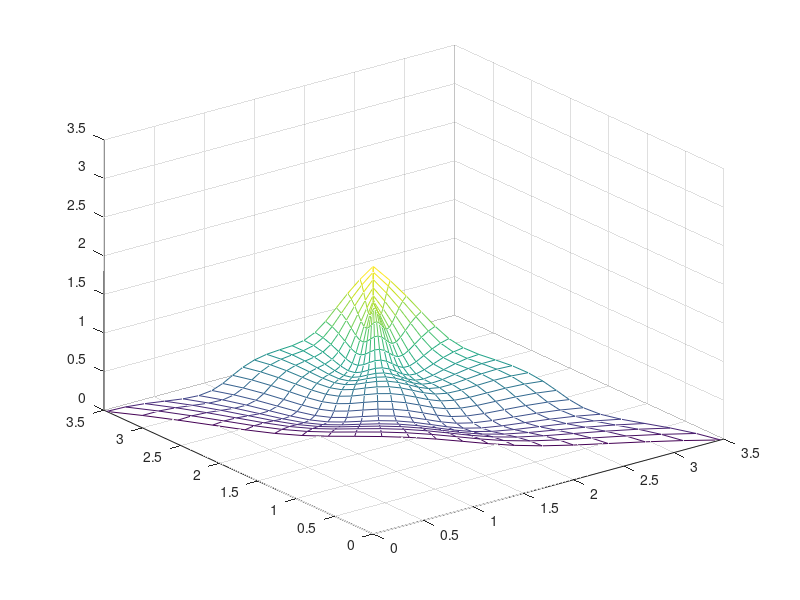

MATLAB code for this plot: (Note: this script raises an error after producing the figure.)
x=[0:0.05:1];
y=[0:0.05:1];
[u,v]=meshgrid(x,y);
A=4;
B=1;
S=-1;
m1 = 5+10.*(u-0.5).^2+ cos(A.*u.^B.*pi)./(A.*2.^S);
m2 = 5+10.*(v-0.5).^2+ cos(A.*v.^B.*pi)./(A.*2.^S);
ma=(m1.*m2)./2;
m = log(ma);
%m=m1
f1=m.*u.*v;
f2=m.*u.*(1-v);
f3=m.*(1-u);
mesh(f1,f2,f3);
alpha(0);
hold on;
data = load('C:\Users\lurso\Desktop\PlatEMO\PlatEMO v1.5 (2017-12)\Problems\XPMOP\trueKnee\PMOP1-3.mat');
A = data.Objs;
f1=A(:,1);
f2=A(:,2);
f3=A(:,3);
plot3(f1,f2,f3,'MarkerSize',12, 'Marker','p','LineStyle','none','LineWidth',1, 'Color',[1 0 0]);
hold on;
% A = load('C:\Users\lurso\Desktop\Angle-dominance\exp\with_linkage\ExpKnee\KDMOEA+\PMOP1-3\1.txt');
% A = load('C:\Users\lurso\Desktop\Angle-dominance\exp\with_linkage\ExpKnee\NSGA2+Dis\PMOP1-3\5.txt');
% A = load('C:\Users\lurso\Desktop\Angle-dominance\exp\with_linkage\ExpKnee\NSGA2+EMU\PMOP1-3\2.txt');
% A = load('C:\Users\lurso\Desktop\Angle-dominance\exp\with_linkage\ExpKnee\NSGA2+WD\PMOP1-3\2.txt');
A = load('C:\Users\lurso\Desktop\Angle-dominance\exp\with_linkage\ExpKnee\RVEA+Dis\PMOP1-3\17.txt');
% A = load('C:\Users\lurso\Desktop\Angle-dominance\exp\with_linkage\ExpKnee\RVEA+EMU\PMOP1-3\8.txt');
% A = load('C:\Users\lurso\Desktop\Angle-dominance\exp\with_linkage\ExpKnee\RVEA+WD\PMOP1-3\4.txt');

f1=A(:,1);
f2=A(:,2);
f3=A(:,3);
plot3(f1,f2,f3,'MarkerSize',8, 'Marker','o','LineStyle','none','LineWidth',1, 'Color',[0 0 1]);
view(130,18);
legend('PoF','Knee point','Solution','Location','northeast');
xlabel('$\it{f_1}$','Interpreter','latex','FontName','Arial Italic');
ylabel('$\it{f_2}$','Interpreter','latex','FontName','Arial Italic');
zlabel('$\it{f_3}$','Interpreter','latex','FontName','Arial Italic');
set(gca,'FontSize',20);